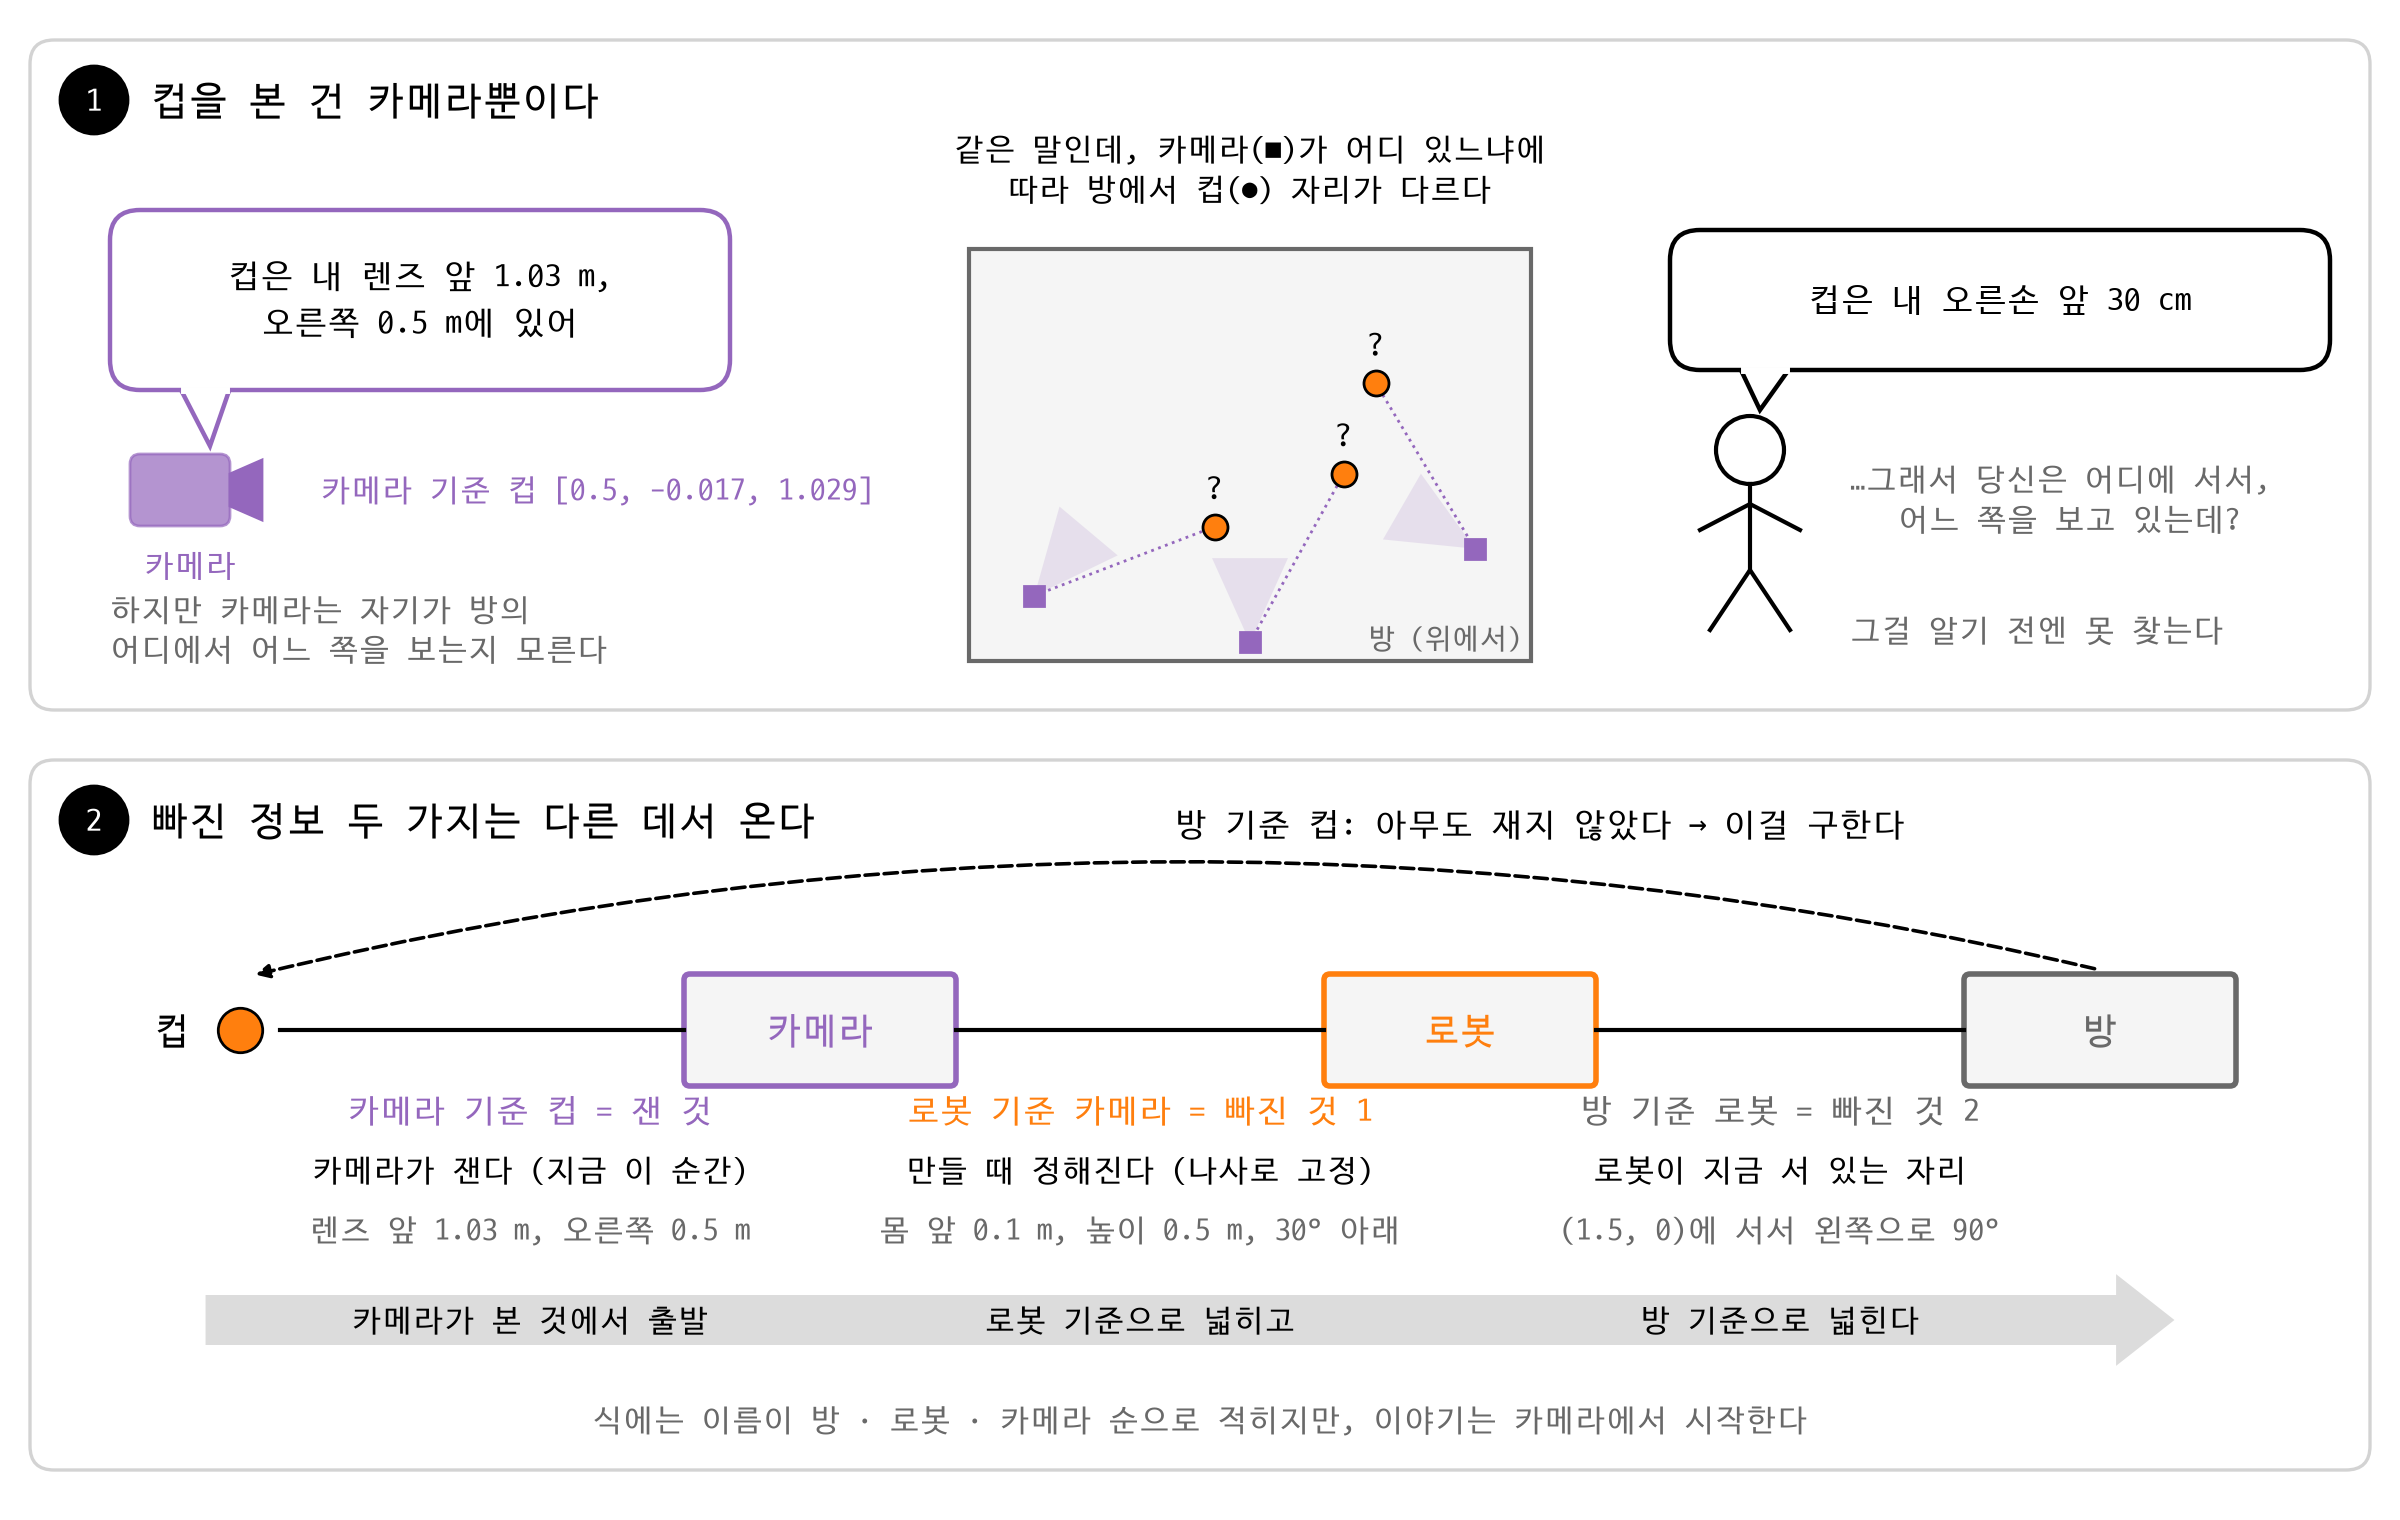

This chart was generated by the following Python code:
import matplotlib.pyplot as plt
import numpy as np
from matplotlib.patches import Circle, FancyBboxPatch, Polygon, Rectangle

# plt.rcParams["font.family"] = "AppleGothic"
plt.rcParams["font.family"] = "D2Coding"
plt.rcParams["axes.unicode_minus"] = False


def Ry(각도_도: float) -> np.ndarray:
    c, s = np.cos(np.deg2rad(각도_도)), np.sin(np.deg2rad(각도_도))
    return np.array([[c, 0, s], [0, 1, 0], [-s, 0, c]])


def Rz(각도_도: float) -> np.ndarray:
    c, s = np.cos(np.deg2rad(각도_도)), np.sin(np.deg2rad(각도_도))
    return np.array([[c, -s, 0], [s, c, 0], [0, 0, 1]])


def 변환(R: np.ndarray, p) -> np.ndarray:
    T = np.eye(4)
    T[:3, :3] = R
    T[:3, 3] = p
    return T


def 글(v):
    return ", ".join(f"{x:g}" for x in np.round(v, 3) + 0.0)


# 1) b19_chain.py와 같은 값
R_몸_카메라 = np.array([[0, 0, 1], [-1, 0, 0], [0, -1, 0]])
T_방_로봇 = 변환(Rz(90), [1.5, 0.0, 0.0])                    # 로봇: 방의 (1.5, 0)에서 왼쪽으로 90도
T_로봇_카메라 = 변환(Ry(30) @ R_몸_카메라, [0.1, 0.0, 0.5])  # 카메라: 앞 0.1m, 높이 0.5m, 30도 숙임
컵_카메라 = np.array([0.5, -0.017, 1.029, 1.0])
컵_로봇 = T_로봇_카메라 @ 컵_카메라
컵_방 = T_방_로봇 @ 컵_로봇
print("카메라 기준 컵:", 글(컵_카메라[:3]), " 렌즈까지 거리:", round(np.linalg.norm(컵_카메라[:3]), 3))
print("로봇 기준 컵  :", 글(컵_로봇[:3]))
print("방 기준 컵    :", 글(컵_방[:3]))
# ① 그림의 '같은 말': 카메라 바로 위에서 본 컵 = 앞 0.9, 오른쪽 0.5 (로봇 기준 컵 - 카메라 자리, 수평 성분)
앞_오른 = np.array([컵_로봇[0] - T_로봇_카메라[0, 3], -컵_로봇[1]])
print("위에서 본 카메라→컵 (앞, 오른쪽):", 글(앞_오른))

회색, 주황, 보라 = "dimgray", "tab:orange", "tab:purple"
그림 = plt.figure(figsize=(12, 7.6))
판 = 그림.add_axes([0, 0, 1, 1])              # 판서 칠판: 단위 = 인치
판.set(xlim=(0, 12), ylim=(0, 7.6))
판.axis("off")


def 단계(y0, h, 번호, 제목):
    판.add_patch(FancyBboxPatch((0.15, y0), 11.7, h, boxstyle="round,pad=0,rounding_size=0.12",
                                facecolor="none", edgecolor="lightgray", linewidth=1.2))
    판.add_patch(Circle((0.47, y0 + h - 0.3), 0.17, color="black"))
    판.text(0.47, y0 + h - 0.3, 번호, color="white", ha="center", va="center", fontsize=12)
    판.text(0.75, y0 + h - 0.3, 제목, va="center", fontsize=14)


def 말풍선(x, y, w, h, 내용, 색, 꼬리):
    """둥근 상자 + 말하는 쪽(꼬리 끝)으로 뾰족한 꼬리."""
    판.add_patch(FancyBboxPatch((x, y), w, h, boxstyle="round,pad=0,rounding_size=0.15",
                                facecolor="white", edgecolor=색, linewidth=1.6, zorder=2))
    밑 = x + 0.35
    판.add_patch(Polygon([(밑, y + 0.01), (밑 + 0.25, y + 0.01), 꼬리], facecolor="white",
                         edgecolor=색, linewidth=1.6, zorder=1))
    판.plot([밑 + 0.02, 밑 + 0.23], [y, y], color="white", linewidth=2.5, zorder=3)
    판.text(x + w / 2, y + h / 2, 내용, ha="center", va="center", fontsize=12, linespacing=1.4, zorder=4)


def 카메라(x, y):
    판.add_patch(FancyBboxPatch((x - 0.3, y - 0.18), 0.5, 0.36, boxstyle="round,pad=0,rounding_size=0.05",
                                facecolor=보라, alpha=0.7, edgecolor=보라))
    판.add_patch(Polygon([(x + 0.2, y - 0.08), (x + 0.36, y - 0.15), (x + 0.36, y + 0.15), (x + 0.2, y + 0.08)],
                         facecolor=보라, edgecolor=보라))


# ① 컵을 본 건 카메라뿐이다
단계(4.05, 3.35, "1", "컵을 본 건 카메라뿐이다")
카메라(0.95, 5.15)
판.text(0.95, 4.85, "카메라", color=보라, ha="center", va="top", fontsize=11)
말풍선(0.55, 5.65, 3.1, 0.9, "컵은 내 렌즈 앞 1.03 m,\n오른쪽 0.5 m에 있어", 보라, (1.05, 5.37))
판.text(1.6, 5.15, f"카메라 기준 컵 [{글(컵_카메라[:3])}]", color=보라, va="center", fontsize=11)
판.text(0.55, 4.45, "하지만 카메라는 자기가 방의\n어디에서 어느 쪽을 보는지 모른다", color=회색, va="center",
        fontsize=11, linespacing=1.3)

방그림 = 그림.add_axes([4.75 / 12, 4.2 / 7.6, 3.0 / 12, 2.25 / 7.6])
방그림.set(xlim=(-0.1, 3.1), ylim=(-0.1, 2.3))
방그림.set_aspect("equal")
방그림.axis("off")
방그림.add_patch(Rectangle((0, 0), 3, 2.2, facecolor="whitesmoke", edgecolor=회색, linewidth=1.5))
방그림.text(2.95, 0.05, "방 (위에서)", color=회색, ha="right", va="bottom", fontsize=10)
for 자리, 향 in [((0.35, 0.35), 50), ((1.5, 0.1), 90), ((2.7, 0.6), 150)]:   # 가운데 = 수업의 실제 자세
    앞 = np.array([np.cos(np.radians(향)), np.sin(np.radians(향))])
    오른 = np.array([앞[1], -앞[0]])
    컵 = np.array(자리) + 앞_오른[0] * 앞 + 앞_오른[1] * 오른
    시야 = [자리, 자리 + 0.45 * (앞 + 0.45 * 오른), 자리 + 0.45 * (앞 - 0.45 * 오른)]
    방그림.add_patch(Polygon(시야, facecolor=보라, alpha=0.15, edgecolor="none"))
    방그림.plot(*자리, "s", color=보라, markersize=7)
    방그림.plot([자리[0], 컵[0]], [자리[1], 컵[1]], color=보라, linewidth=1, linestyle=":")
    방그림.plot(*컵, "o", color=주황, markeredgecolor="black", markersize=9)
    방그림.text(컵[0], 컵[1] + 0.12, "?", ha="center", va="bottom", fontsize=12)
판.text(6.25, 6.75, "같은 말인데, 카메라(■)가 어디 있느냐에\n따라 방에서 컵(●) 자리가 다르다",
        ha="center", va="center", fontsize=11, linespacing=1.3)

# 일상의 예: 사람
판.add_patch(Circle((8.75, 5.35), 0.17, facecolor="white", edgecolor="black", linewidth=1.5))
판.plot([8.75, 8.75], [5.18, 4.75], color="black", linewidth=1.5)
판.plot([8.5, 8.75, 9.0], [4.95, 5.08, 4.95], color="black", linewidth=1.5)
판.plot([8.55, 8.75, 8.95], [4.45, 4.75, 4.45], color="black", linewidth=1.5)
말풍선(8.35, 5.75, 3.3, 0.7, "컵은 내 오른손 앞 30 cm", "black", (8.8, 5.55))
판.text(9.25, 5.1, "…그래서 당신은 어디에 서서,\n   어느 쪽을 보고 있는데?", va="center", fontsize=11,
        linespacing=1.3, color=회색)
판.text(9.25, 4.45, "그걸 알기 전엔 못 찾는다", va="center", fontsize=11, color=회색)

# ② 빠진 정보 두 가지는 다른 데서 온다
단계(0.25, 3.55, "2", "빠진 정보 두 가지는 다른 데서 온다")
마디 = [("컵", 1.2, 주황), ("카메라", 4.1, 보라), ("로봇", 7.3, 주황), ("방", 10.5, 회색)]
y_마디 = 2.45
for 이름, x, 색 in 마디:
    if 이름 == "컵":
        판.plot(x, y_마디, "o", color=주황, markeredgecolor="black", markersize=16)
        판.text(x - 0.25, y_마디, "컵", ha="right", va="center", fontsize=13)
        continue
    판.add_patch(FancyBboxPatch((x - 0.65, y_마디 - 0.25), 1.3, 0.5, boxstyle="round,pad=0.03",
                                facecolor="whitesmoke", edgecolor=색, linewidth=2))
    판.text(x, y_마디, 이름, color=색, ha="center", va="center", fontsize=13)
for x0, x1 in [(1.4, 3.42), (4.78, 6.62), (7.98, 9.82)]:
    판.plot([x0, x1], [y_마디, y_마디], color="black", linewidth=1.5)
연결 = [(2.65, "카메라 기준 컵 = 잰 것", 보라, "카메라가 잰다 (지금 이 순간)", "렌즈 앞 1.03 m, 오른쪽 0.5 m"),
        (5.7, "로봇 기준 카메라 = 빠진 것 1", 주황, "만들 때 정해진다 (나사로 고정)",
         "몸 앞 0.1 m, 높이 0.5 m, 30° 아래"),
        (8.9, "방 기준 로봇 = 빠진 것 2", 회색, "로봇이 지금 서 있는 자리", "(1.5, 0)에 서서 왼쪽으로 90°")]
for x, 무엇, 색, 누가, 값 in 연결:
    판.text(x, 2.05, 무엇, color=색, ha="center", va="center", fontsize=12)
    판.text(x, 1.75, 누가, ha="center", va="center", fontsize=11)
    판.text(x, 1.45, 값, color=회색, ha="center", va="center", fontsize=11)
# 아무도 재지 않은 것: 방 기준 컵
판.annotate("", xy=(1.25, 2.72), xytext=(10.5, 2.75),
            arrowprops=dict(arrowstyle="-|>", color="black", linestyle="--", linewidth=1.3,
                            connectionstyle="arc3,rad=0.12"))
판.text(7.7, 3.48, "방 기준 컵: 아무도 재지 않았다 → 이걸 구한다", ha="center", va="center", fontsize=12)
# 이야기 순서: 본 것에서 출발
판.annotate("", xy=(10.9, 1.0), xytext=(1.0, 1.0),
            arrowprops=dict(arrowstyle="simple,head_width=1.1,head_length=0.7,tail_width=0.6",
                            mutation_scale=30, facecolor="gainsboro", edgecolor="none"))
for x, 말 in [(2.65, "카메라가 본 것에서 출발"), (5.7, "로봇 기준으로 넓히고"), (8.9, "방 기준으로 넓힌다")]:
    판.text(x, 1.0, 말, ha="center", va="center", fontsize=11)
판.text(6.0, 0.5, "식에는 이름이 방 · 로봇 · 카메라 순으로 적히지만, 이야기는 카메라에서 시작한다",
        ha="center", va="center", fontsize=11, color=회색)

그림.savefig("s46_chain_why.png", dpi=200)
print("저장: s46_chain_why.png")
